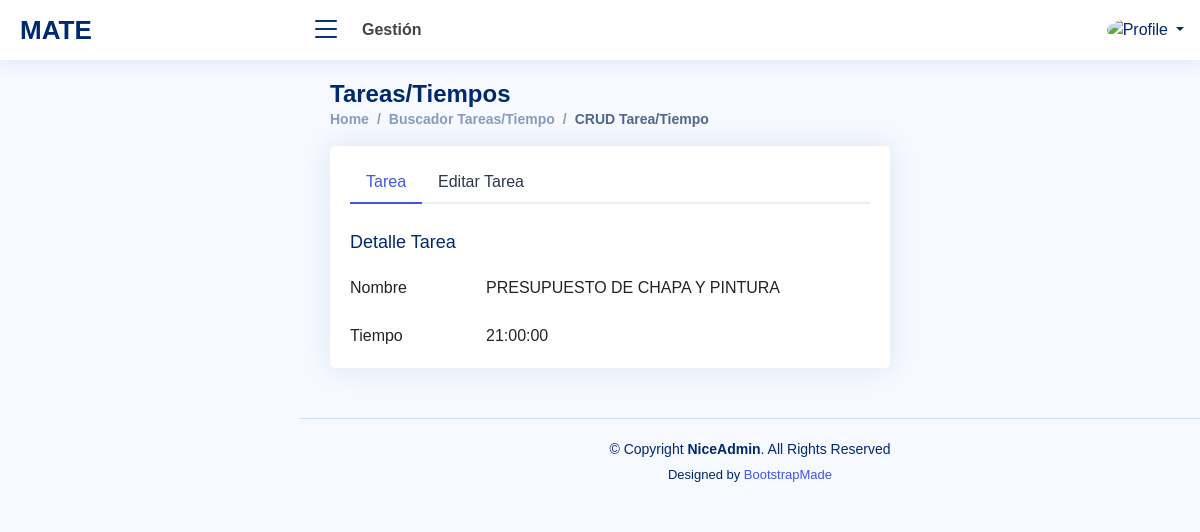
/crudtarea.php?idtarea=191&accion=M (signed in), run on the app's committed database.
### tables this page shows
CREATE TABLE `tareas` (
  `idtarea` int(11) NOT NULL AUTO_INCREMENT,
  `descripciontarea` varchar(100) DEFAULT NULL,
  `tiempotarea` decimal(10,0) DEFAULT NULL,
  `accion` varchar(1) DEFAULT NULL,
  `idempleadoaccion` int(11) DEFAULT NULL,
  `fechaaccion` datetime DEFAULT NULL,
  PRIMARY KEY (`idtarea`)
);

### crudtarea.php (the view, shortened to what this page needs)
<?php
  if (isset($_SESSION['id']))
  {
    $tipousu=$_SESSION['tipo'];
    $foto=$_SESSION['foto'];
    $nombrecorto=$_SESSION['nombrecorto'];
    $txttarea="";
    $txttiempo="";
    if (isset($_GET['idtarea']))
    {
      $idtarea=$_GET["idtarea"];
      $accion=$_GET["accion"];
      if ($accion=="OKELI")
      {
          $sql = "SELECT a.`descripciontarea`,a.tiempotarea
                  FROM tareas a
                  WHERE a.idtarea=". $idtarea ." AND a.`accion`='B';";
          $accion="OK";
      }
      else
      {
          $sql = "SELECT a.`descripciontarea`,a.tiempotarea
                  FROM tareas a
                  WHERE a.idtarea=". $idtarea ." AND a.`accion`!='B';";
      }
      $con=conectar();
      $result = $con->query($sql);
      if (!$result)
      {
        die('Invalid query: ' . $mysqli->error);
      }
      else
      {
        while($row = mysqli_fetch_array($result))
        {
          $txttarea=$row['descripciontarea'];
          $txttiempo=date("H:i:s", $row['tiempotarea']);
        }
      }
    }
  }
  else
  {
    header('Location: index.php');
    exit;
  }
?>
<!DOCTYPE html>
<html lang="en">
<head>
  <link href="assets/font/Open_Sans.css" rel="stylesheet">
  <link href="assets/vendor/bootstrap/css/bootstrap.min.css" rel="stylesheet">
  <link href="assets/vendor/bootstrap-icons/bootstrap-icons.css" rel="stylesheet">
  <link href="assets/vendor/boxicons/css/boxicons.min.css" rel="stylesheet">
  <link href="assets/vendor/quill/quill.snow.css" rel="stylesheet">
  <link href="assets/vendor/quill/quill.bubble.css" rel="stylesheet">
  <link href="assets/vendor/remixicon/remixicon.css" rel="stylesheet">
  <link href="assets/vendor/simple-datatables/style.css" rel="stylesheet">
  <link href="assets/css/style.css" rel="stylesheet">
</head>
<body>
  <header id="header" class="header fixed-top d-flex align-items-center">
    <div class="d-flex align-items-center justify-content-between">
      <a href="index.html" class="logo d-flex align-items-center">
        <span class="d-none d-lg-block"><?php echo $_SESSION['nombreapp']; ?></span>
      </a>
      <i class="bi bi-list toggle-sidebar-btn"></i>
    </div>
    <div class="search-bar">
      <strong>Gestión</strong>
    </div>
    <nav class="header-nav ms-auto">
      <ul class="d-flex align-items-center">
        <li class="nav-item dropdown pe-3">
          <a class="nav-link nav-profile d-flex align-items-center pe-0" href="#" data-bs-toggle="dropdown">
          <img src="assets/img/<?php echo $foto; ?>" alt="Profile" class="rounded-circle">
          <span class="d-none d-md-block dropdown-toggle ps-2"><?php echo $nombrecorto; ?></span>
          </a>
        </li>
      </ul>
    </nav>
  </header>
  <main id="main" class="main">
    <div class="pagetitle">
      <h1>Tareas/Tiempos</h1>
      <nav>
        <ol class="breadcrumb">
          <li class="breadcrumb-item">
          <?php
            if (($tipousu=="Administración")||($tipousu=="Gerente")) echo "<a href='home.php'>Home</a>";
            else
            {
              echo "<a href='atenderordenes.php?ver=P'>Home</a>";
            }
          ?>
          </li>
          <li class="breadcrumb-item"><a href="buscadortareas.php">Buscador Tareas/Tiempo</a></li>
          <li class="breadcrumb-item active">CRUD Tarea/Tiempo</li>
        </ol>
      </nav>
    </div>
    <section class="section">
      <div class="row">
        <div class="col-lg-12">
          <div class="col-xl-8">
            <div class="card">
              <div class="card-body pt-3">
                <ul class="nav nav-tabs nav-tabs-bordered">
                  <li class="nav-item">
                    <button class="nav-link active" data-bs-toggle="tab" data-bs-target="#profile-overview">Tarea</button>
                  </li>
                  <li class="nav-item">
                    <button class="nav-link" data-bs-toggle="tab" data-bs-target="#profile-edit">Editar Tarea</button>
                  </li>
                </ul>
                <div class="tab-content pt-2">
                  <div class="tab-pane fade show active profile-overview" id="profile-overview">
                    <h5 class="card-title">Detalle Tarea</h5>
                    <div class="row">
                      <div class="col-lg-3 col-md-4 label ">Nombre</div>
                      <div class="col-lg-9 col-md-8"><?php echo $txttarea; ?></div>
                    </div>
                    <div class="row">
                      <div class="col-lg-3 col-md-4 label ">Tiempo</div>
                      <div class="col-lg-9 col-md-8"><?php echo $txttiempo; ?></div>
                    </div>
                  </div>
                </div>
              </div>
            </div>
          </div>
        </div>
      </div>
    </section>
  </main>
  <footer id="footer" class="footer">
    <div class="copyright">
      &copy; Copyright <strong><span>NiceAdmin</span></strong>. All Rights Reserved
    </div>
    <div class="credits">
      Designed by <a href="https://bootstrapmade.com/">BootstrapMade</a>
    </div>
  </footer>
</body>
</html>

### assets/css/style.css (style rules this page uses)
:root { scroll-behavior: smooth; }
body { font-family: "Open Sans", sans-serif; background: #f6f9ff; color: #444444; }
a { color: #4154f1; text-decoration: none; }
h1, h2, h3, h4, h5, h6 { font-family: "Nunito", sans-serif; }
#main { margin-top: 60px; padding: 20px 30px; transition: all 0.3s; }
.pagetitle { margin-bottom: 10px; }
.pagetitle h1 { font-size: 24px; margin-bottom: 0; font-weight: 600; color: #012970; }
.card { margin-bottom: 30px; border: none; border-radius: 5px; box-shadow: 0px 0 30px rgba(1, 41, 112, 0.1); }
.card-title { padding: 20px 0 15px 0; font-size: 18px; font-weight: 500; color: #012970; font-family: "Poppins", sans-serif; }
.card-body { padding: 0 20px 20px 20px; }
.breadcrumb { font-size: 14px; font-family: "Nunito", sans-serif; color: #899bbd; font-weight: 600; }
.breadcrumb a { color: #899bbd; transition: 0.3s; }
.breadcrumb .breadcrumb-item::before { color: #899bbd; }
.breadcrumb .active { color: #51678f; font-weight: 600; }
.nav-tabs-bordered { border-bottom: 2px solid #ebeef4; }
.nav-tabs-bordered .nav-link { margin-bottom: -2px; border: none; color: #2c384e; }
.nav-tabs-bordered .nav-link.active { background-color: #fff; color: #4154f1; border-bottom: 2px solid #4154f1; }
.logo { line-height: 1; }
@media (min-width: 1200px) { .logo { width: 280px; } }
.logo span { font-size: 26px; font-weight: 700; color: #012970; font-family: "Nunito", sans-serif; }
.header { transition: all 0.5s; z-index: 997; height: 60px; box-shadow: 0px 2px 20px rgba(1, 41, 112, 0.1); background-color: #fff; padding-left: 20px; }
.header .toggle-sidebar-btn { font-size: 32px; padding-left: 10px; cursor: pointer; color: #012970; }
.header .search-bar { min-width: 360px; padding: 0 20px; }
.header-nav ul { list-style: none; }
.header-nav>ul { margin: 0; padding: 0; }
.header-nav .nav-profile { color: #012970; }
.header-nav .nav-profile img { max-height: 36px; }
.header-nav .nav-profile span { font-size: 14px; font-weight: 600; }
@media (min-width: 1200px) { #main, #footer { margin-left: 300px; } }
.footer { padding: 20px 0; font-size: 14px; transition: all 0.3s; border-top: 1px solid #cddfff; }
.footer .copyright { text-align: center; color: #012970; }
.footer .credits { padding-top: 5px; text-align: center; font-size: 13px; color: #012970; }

### data on the page
tareas: descripciontarea "PRESUPUESTO DE CHAPA Y PINTURA", tiempotarea "21:00:00"

### other printed values
$_SESSION['nombreapp'] "MATE"
